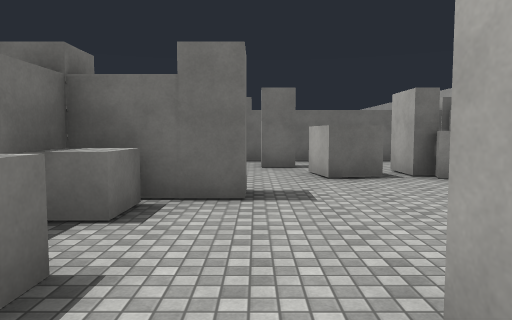
view 1 (above)

24 first-person views from a walk through a 3-D level made in the Unity game engine. The camera is 1.5 m above the floor, tilts 4° down and sees 70° across. The floor is counted in squares, 2 m on a side. Each view is taken from the middle of a square. On the plan, view 1 faces up. The plan holds only what a view shows up to about 11 squares ahead; the rest is blank. The place goes on beyond the plan. Surface patterns are stand-ins for the level's own textures.

view 2
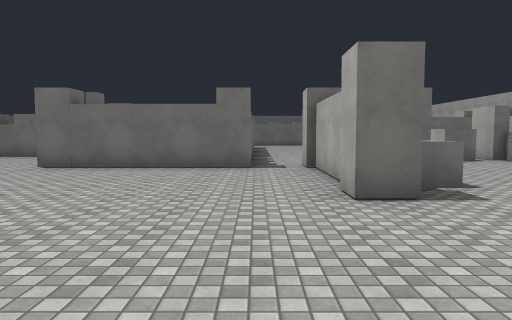

view 3
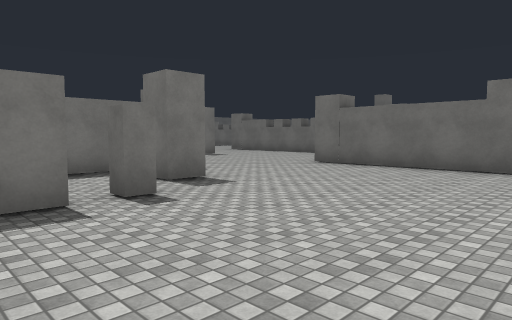

view 4
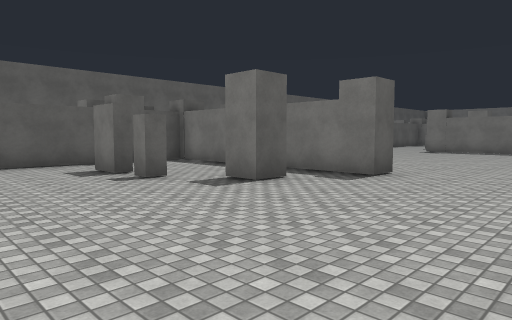

view 5
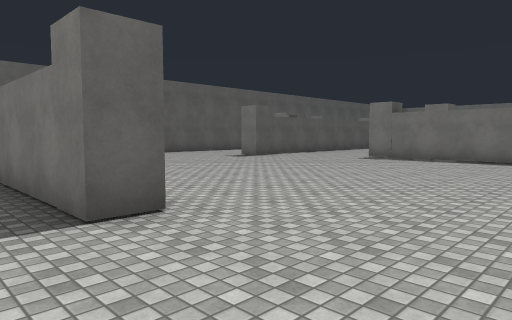

view 6
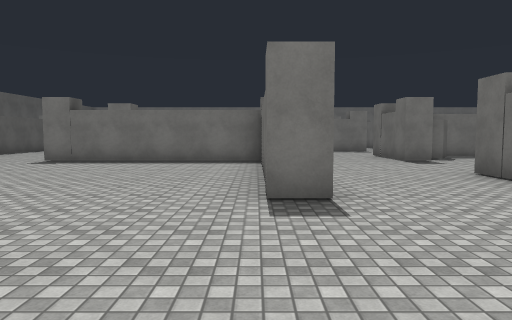

view 7
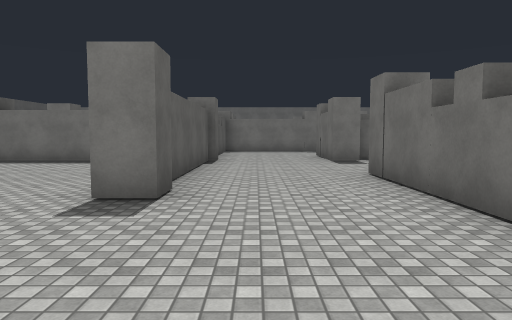

view 8
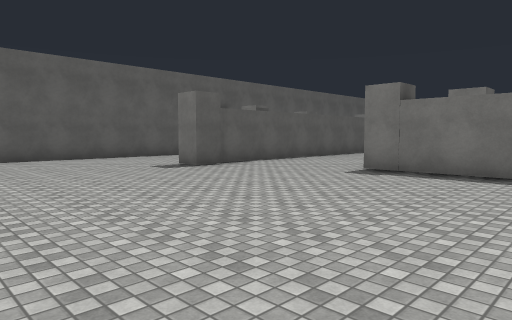

view 9
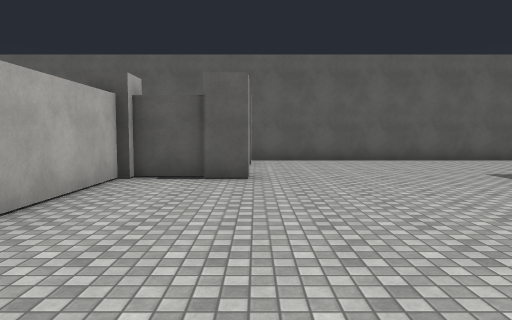

view 10
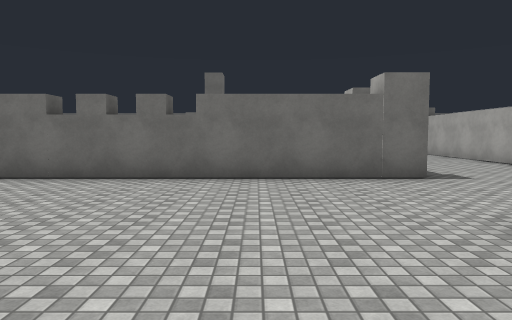

view 11
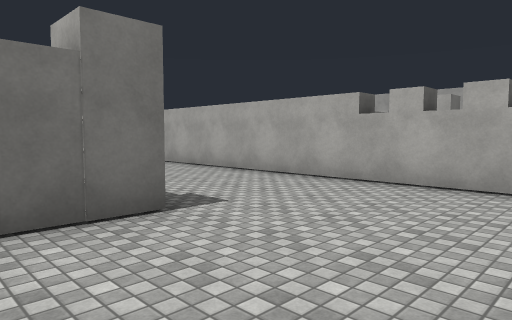

view 12
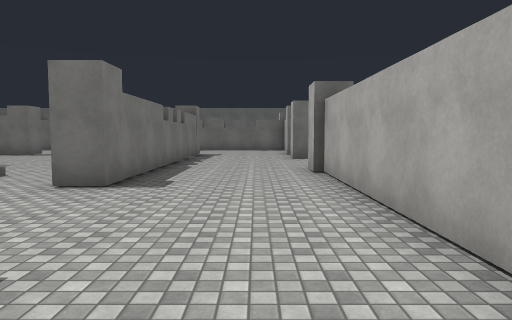

view 13
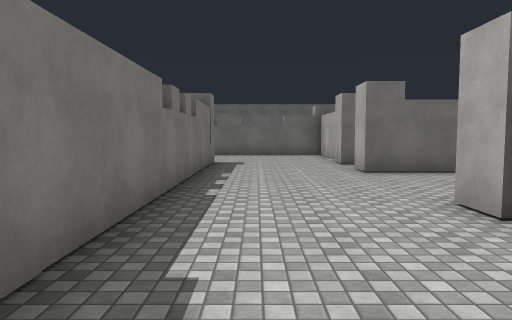

view 14
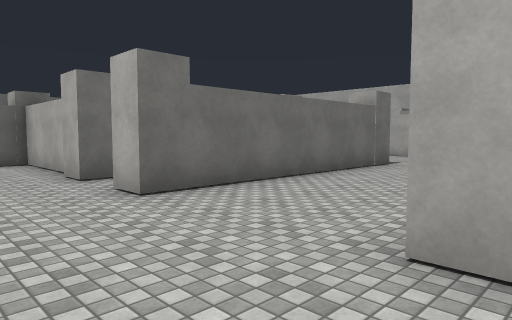

view 15
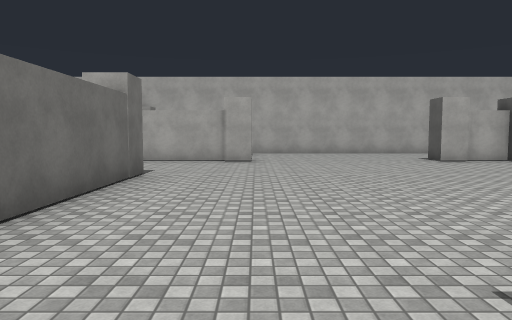

view 16
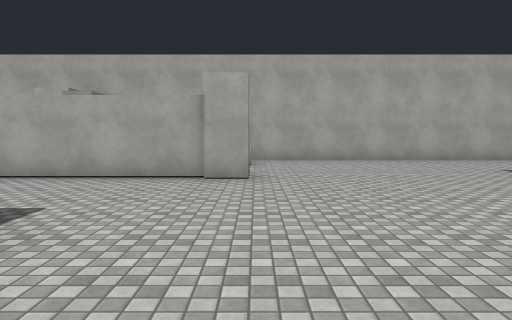

view 17
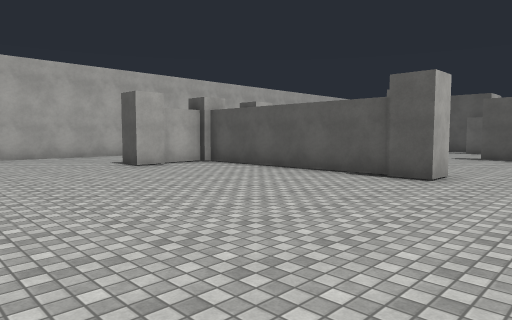

view 18
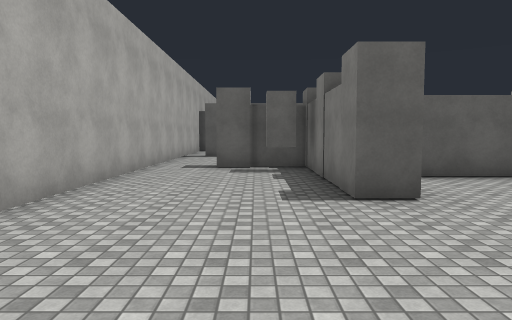

view 19
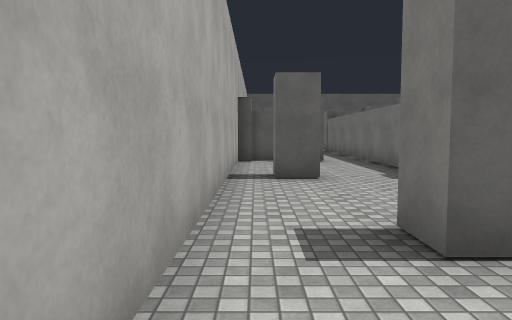

view 20
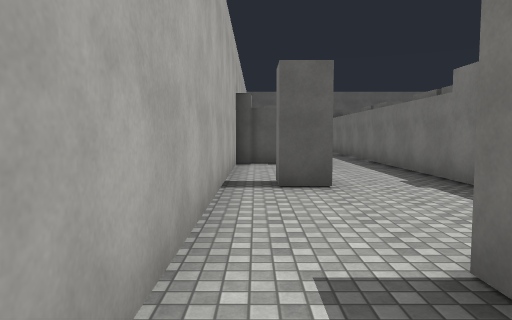

view 21
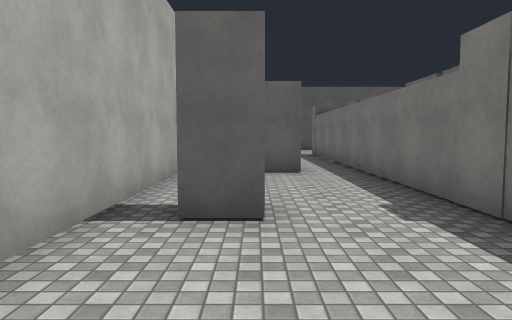

view 22
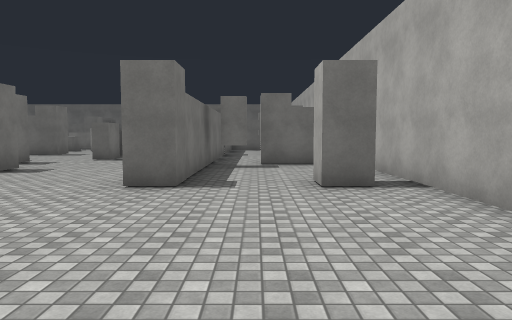

view 23
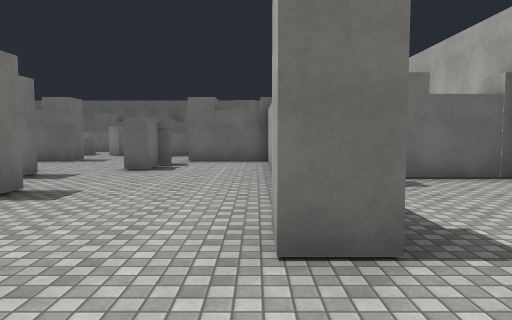

view 24
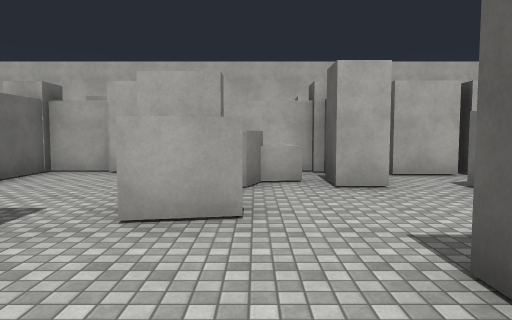

### Floor plan
Key: @ floor where view 1 was taken; # wall or solid block; x gap in a wall; . floor; ^ raised ledge; O other object.
Columns run from 22 left of view 1 to 10 right of it. Each row starts with its distance up from view 1.
 27                  ##  #.. .###
 26                  .#  ... ...#
 25                  .#   ...#..#
 24               ....#    ..#..#.
 23              #....#   #.....#x###
 22              #.....    .....#...#
 21              ##...######....#...#
 20          ..   #.............#...#
 19          ..   #.............#.#.#
 18           ..  #.................#
 17           ... #...#.............#
 16            .. #...#.............#
 15             ..#...#.............#
 14             ......#.............#
 13              .....# ........#...#
 12               ....# ........#...#
 11                ...# ..#######...#
 10  #.            ...# ........#...#
  9  #... #########...# ..#.....##..#
  8  .................#  ......   ..#
  7  .................#. ...##   ...#
  6  .................#.....##^ #...#
  5  #######......#####x##...####.#.#
  4   #.................#.......#...#
  3   #.................#......##...#
  2   #.................OO.. #.#....#
  1   #.........#.......OO.#   ######
  0   #.........#.........@     #
 -1   #.........#........       #
 -2  ...........#..#.....       #
 -3 ............#..#....        #
 -4 ............#.......
 -5  ###......#######
 -6     ......
 -7    .......
 -8    ......#
 -9   ........
-10   ########

Positions as (right, up) in squares from view 1, and headings:
1: (0, 0), facing up
2: (-4, -4), facing up
3: (-3, -4), facing up-left
4: (-4, 4), facing down-left
5: (-9, 4), facing down-left
6: (-10, 4), facing left
7: (-10, 6), facing left
8: (-13, 2), facing down-left
9: (-13, 1), facing down
10: (-11, 2), facing up
11: (-10, 5), facing up-right
12: (-6, 9), facing up
13: (-7, 13), facing up
14: (-7, 16), facing up-right
15: (-5, 18), facing right
16: (-1, 18), facing right
17: (-3, 17), facing down-right
18: (7, 17), facing down
19: (9, 11), facing down
20: (9, 10), facing down
21: (8, 8), facing down
22: (7, 13), facing up
23: (5, 16), facing up
24: (-2, 6), facing right
